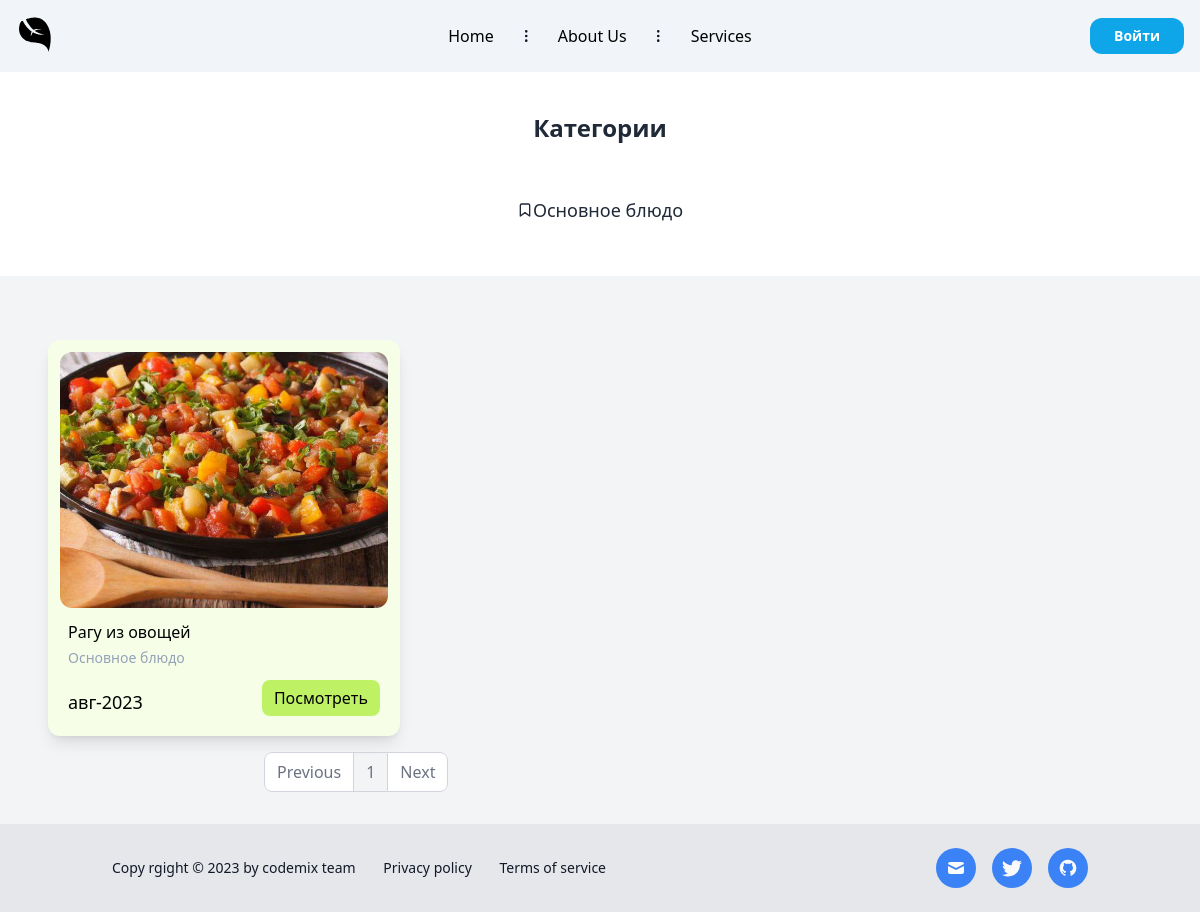
The page / on the database its author committed.
### app/models.py (models this page shows, shortened)
class Category(models.Model):
    name = models.CharField(max_length=30, db_index=True, verbose_name="Категория")
    slug = models.SlugField(max_length=100, unique=True, db_index=True, verbose_name="URL")
    def __str__(self):
        return self.name
    def get_absolute_url(self):
        return reverse('category', kwargs={'cat_slug': self.slug})
    class Meta:
        verbose_name = 'Категорию'
        verbose_name_plural = 'Категории'

class Programs(models.Model):
    title = models.CharField(max_length=30, verbose_name="Название")
    slug = models.SlugField(max_length=100, unique=True, db_index=True, verbose_name="URL")
    author = models.ForeignKey(User, on_delete=models.PROTECT, verbose_name="Автор", blank=True, null=True)
    content = models.TextField(blank=True)
    size = models.FloatField(default=0, verbose_name="Размер")
    photo = models.ImageField(upload_to='photos/%Y/%m/%d')
    time_create = models.DateTimeField(auto_now_add=True, verbose_name="Дата создания")
    cat = models.ForeignKey(Category, on_delete=models.PROTECT, verbose_name="Категория")
    def get_absolute_url(self):
        return reverse('show_post', kwargs={'post_slug': self.slug})
    class Meta:
        verbose_name = 'Программу'
        verbose_name_plural = 'Программы'

### app/views.py (the view)
# urls.py: path('', ProgramsHome.as_view(), name="home"),
class ProgramsHome(ListView):
    paginate_by = 12
    model = Programs
    template_name = 'index.html'
    context_object_name = 'programs'

### app/templatetags/category_tags.py (called while the page is built)
@register.simple_tag()
def get_categories():
    return Category.objects.all()

### app/templates/index.html (shortened to what this page needs)
{% extends 'base.html' %}
{% block content %}
<section id="programs" class="py-10 bg-gray-100">
  <div class="mx-auto grid max-w-6xl  grid-cols-1 gap-6 p-6 sm:grid-cols-2 md:grid-cols-3 lg:grid-cols-3">
      {% for p in programs %}
    <article id="program" class="rounded-xl bg-white p-3 shadow-lg hover:shadow-xl hover:transform hover:scale-105 duration-300 ">
      <a href="{{ p.get_absolute_url }}">
        <div class="relative flex items-end overflow-hidden rounded-xl">
          <img class="h-42" src="{{p.photo.url}}" alt="Hotel Photo" />
        </div>
        <div class="mt-1 p-2">
          <h2 class="font-medium	">{{ p.title }}</h2>
          <p class="mt-1 text-sm text-slate-400">{{ p.cat }}</p>
          <div class="mt-3 flex items-end justify-between">
              <p class="text-lg font-normal">{{ p.time_create|date:"b-Y" }}</p>
            <div id="button" class=" flex items-center rounded-lg px-3 py-1.5 duration-100 bg-lime-300 ">
                <a href="{{ p.get_absolute_url }}">
              <button class=" font-medium">Посмотреть</button>
                </a>
            </div>
          </div>
        </div>
      </a>
    </article>
      {% endfor %}
  </div>
<div class="max-w-2xl mx-auto">
	<nav aria-label="Page navigation example">
		<ul class="inline-flex -space-x-px">
			<li>
				<a href="?page={{ paginator.previous_page_number }}"
					class="bg-white border border-gray-300 text-gray-500 hover:bg-gray-100 hover:text-gray-700 ml-0 rounded-l-lg leading-tight py-2 px-3 dark:bg-gray-800 dark:border-gray-700 dark:text-gray-400 dark:hover:bg-gray-700 dark:hover:text-white">Previous</a>
			</li>
			{% for p in paginator.page_range %}
			{% if page_obj.number == p %}
			<li>
				<a href="?page={{ p }}"
					class="bg-blue border border-gray-300 text-gray-500 hover:bg-gray-100 hover:text-gray-700 leading-tight py-2 px-3 dark:bg-gray-800 dark:border-gray-700 dark:text-gray-400 dark:hover:bg-gray-700 dark:hover:text-white">{{ p }}</a>
			</li>
			{% else %}
			<li>
				<a href="?page={{ p }}"
					class="bg-white border border-gray-300 text-gray-500 hover:bg-gray-100 hover:text-gray-700 leading-tight py-2 px-3 dark:bg-gray-800 dark:border-gray-700 dark:text-gray-400 dark:hover:bg-gray-700 dark:hover:text-white">{{ p }}</a>
			</li>
			{% endif %}
			{% endfor %}
			<li>
				<a href="?page={{ paginator.next_page_number }}"
					class="bg-white border border-gray-300 text-gray-500 hover:bg-gray-100 hover:text-gray-700 rounded-r-lg leading-tight py-2 px-3 dark:bg-gray-800 dark:border-gray-700 dark:text-gray-400 dark:hover:bg-gray-700 dark:hover:text-white">Next</a>
			</li>
		</ul>
	</nav>
</div>
</section>
{% endblock content %}

### app/templates/base.html (shortened to what this page needs)
{% load category_tags %}
<!DOCTYPE html>
<html lang="en">
<head>
	<script src="https://cdn.tailwindcss.com"></script>
</head>
<body id="body">
<body>
	<nav id="navbar" class="relative bg-slate-100 px-4 py-4 flex justify-between items-center">
		<a class="text-3xl font-bold leading-none" href="{% url 'home' %}">
		</a>
		<ul class="hidden absolute top-1/2 left-1/2 transform -translate-y-1/2 -translate-x-1/2 lg:flex lg:mx-auto lg:flex lg:items-center lg:w-auto lg:space-x-6">
			<li><a class="text-base font-normal		" href="#">Home</a></li>
			<li class="text-gray-900">
				<svg xmlns="http://www.w3.org/2000/svg" fill="none" stroke="currentColor" class="w-4 h-4 current-fill" viewBox="0 0 24 24">
					<path stroke-linecap="round" stroke-linejoin="round" stroke-width="2" d="M12 5v0m0 7v0m0 7v0m0-13a1 1 0 110-2 1 1 0 010 2zm0 7a1 1 0 110-2 1 1 0 010 2zm0 7a1 1 0 110-2 1 1 0 010 2z" />
				</svg>
			</li>
			<li><a class="text-base font-normal		" href="#">About Us</a></li>
			<li class="text-gray-900">
				<svg xmlns="http://www.w3.org/2000/svg" fill="none" stroke="currentColor" class="w-4 h-4 current-fill" viewBox="0 0 24 24">
					<path stroke-linecap="round" stroke-linejoin="round" stroke-width="2" d="M12 5v0m0 7v0m0 7v0m0-13a1 1 0 110-2 1 1 0 010 2zm0 7a1 1 0 110-2 1 1 0 010 2zm0 7a1 1 0 110-2 1 1 0 010 2z" />
				</svg>
			</li>
			<li><a class="text-base font-normal	    " href="#">Services</a></li>
		</ul>
		{% if user.is_authenticated %}
		<a class="hidden lg:inline-block lg:ml-auto lg:mr-3 py-2 px-6 bg-gray-50 hover:bg-gray-100 text-sm text-gray-900 font-bold  rounded-xl transition duration-200" href="#">{{ request.user }}</a>
		<a class="hidden lg:inline-block py-2 px-6 bg-blue-500 hover:bg-blue-600 text-sm text-white font-bold rounded-xl transition duration-200" href="{% url 'logout' %}">Выйти</a>
		{% else %}
		<a class="hidden lg:inline-block py-2 px-6 bg-sky-500 hover:bg-blue-600 text-sm text-white font-bold rounded-xl transition duration-200" href="{% url 'login' %}">Войти</a>
		{% endif %}
	</nav>
<div id="title" class="pt-10 ">
<h1 class="text-center text-2xl font-bold text-gray-800">Категории</h1>
</div>
<div class="container mx-auto px-20">
<div id="category" class="flex flex-wrap items-center container px-12 mx-auto overflow-x-auto overflow-y-hidden py-10 justify-center   bg-white text-gray-800">
    {% get_categories as cats %}
    {% for c in cats %}
	<a rel="noopener noreferrer" href="{{ c.get_absolute_url }}" class="flex items-center flex-shrink-0 px-5 py-3 space-x-2text-gray-600">
		<svg xmlns="http://www.w3.org/2000/svg" viewBox="0 0 24 24" fill="none" stroke="currentColor" stroke-width="2" stroke-linecap="round" stroke-linejoin="round" class="w-4 h-4">
			<path d="M19 21l-7-5-7 5V5a2 2 0 0 1 2-2h10a2 2 0 0 1 2 2z"></path>
		</svg>
		<span class="text-lg font-medium">{{ c.name }}</span>
	</a>
    {% endfor %}
</div>
</div>
{% block content %}
{% endblock content %}
<footer id="footer" class="py-6  bg-gray-200 text-gray-900">
	<div class="container px-6 mx-auto space-y-6 divide-y divide-gray-400 md:space-y-12 divide-opacity-50">
		<div class="grid justify-center  lg:justify-between">
			<div class="flex flex-col self-center text-sm text-center md:block lg:col-start-1 md:space-x-6">
				<span>Copy rgight © 2023 by codemix team </span>
				<a rel="noopener noreferrer" href="#">
					<span>Privacy policy</span>
				</a>
				<a rel="noopener noreferrer" href="#">
					<span>Terms of service</span>
				</a>
			</div>
			<div class="flex justify-center pt-4 space-x-4 lg:pt-0 lg:col-end-13">
				<a rel="noopener noreferrer" href="#" title="Email" class="flex items-center justify-center w-10 h-10 rounded-full bg-blue-500 hover:bg-blue-600 duration-150 text-gray-50">
					<svg xmlns="http://www.w3.org/2000/svg" viewBox="0 0 20 20" fill="currentColor" class="w-5 h-5">
						<path d="M2.003 5.884L10 9.882l7.997-3.998A2 2 0 0016 4H4a2 2 0 00-1.997 1.884z"></path>
						<path d="M18 8.118l-8 4-8-4V14a2 2 0 002 2h12a2 2 0 002-2V8.118z"></path>
					</svg>
				</a>
				<a rel="noopener noreferrer" href="#" title="Twitter" class="flex items-center justify-center w-10 h-10 rounded-full bg-blue-500 hover:bg-blue-600 duration-150 text-gray-50">
				</a>
				<a rel="noopener noreferrer" href="#" title="GitHub" class="flex items-center justify-center w-10 h-10 rounded-full bg-blue-500 hover:bg-blue-600 duration-150 text-gray-50">
				</a>
			</div>
		</div>
	</div>
</footer>
</body>
</html>

### rows shown on the page
Category: name "Основное блюдо"
Programs: photo (picture), title "Рагу из овощей", cat "Основное блюдо", time_create "авг-2023"

### other values the page prints
{{ p }} "1"
